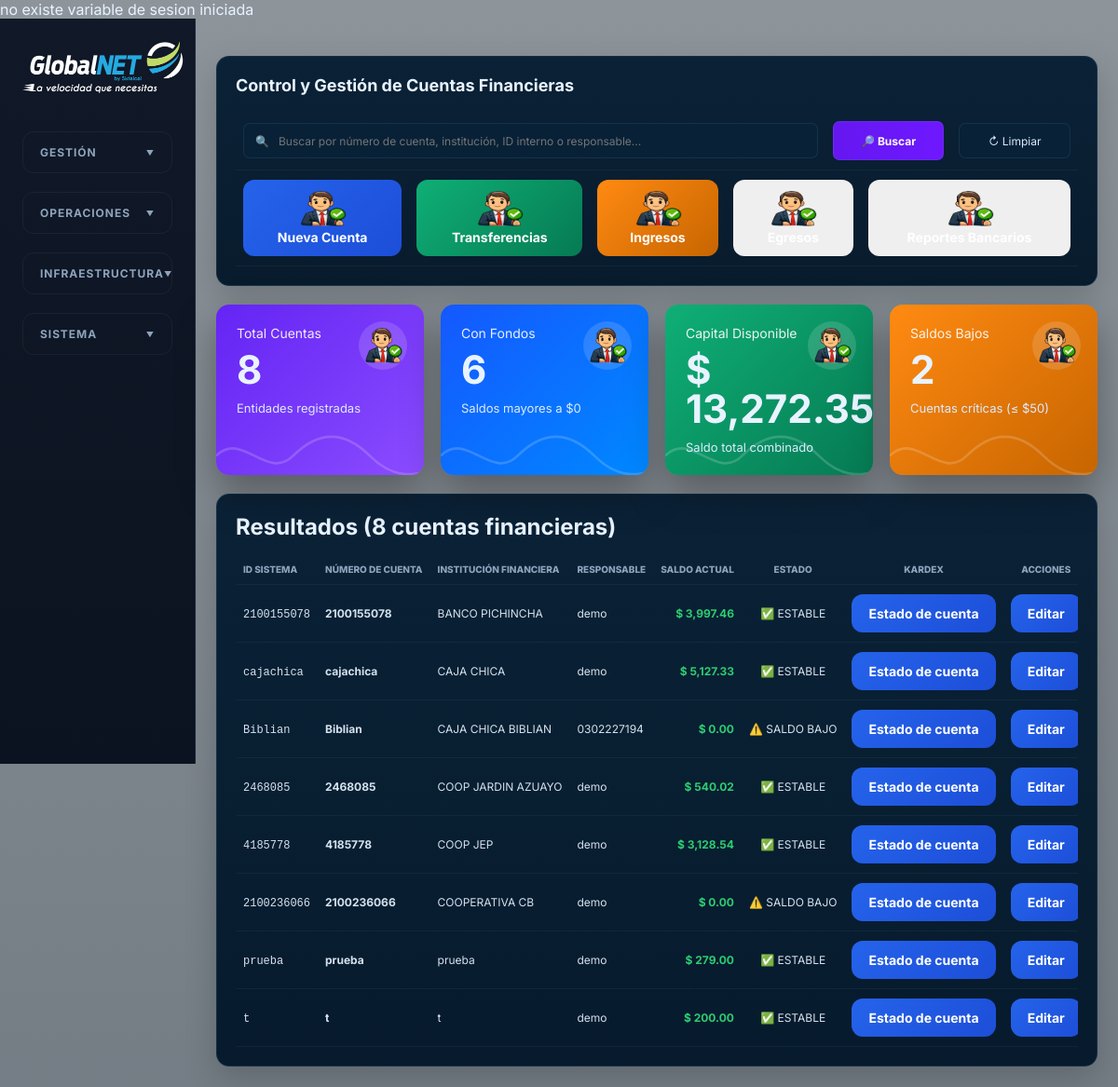
Screenshot of /cuentas/index.php with the database file from the repository.
### tables this page shows
CREATE TABLE `cuentas` (
  `numero` varchar(255) NOT NULL DEFAULT 'Sin_asignar',
  `institucion` varchar(255) NOT NULL DEFAULT 'Sin_Asignar',
  `saldo` varchar(255) NOT NULL DEFAULT '0',
  `id` varchar(255) NOT NULL DEFAULT 'Sin_asignar',
  `responsable` varchar(255) NOT NULL DEFAULT 'Sin_asignar',
  `unico` int(11) NOT NULL AUTO_INCREMENT,
  PRIMARY KEY (`unico`)
);

### cuentas/index.php (the view, shortened to what this page needs)
<!DOCTYPE html>
<html lang="es">
<head>
<?php
require('../conectar.php');
	?>
  <link rel="stylesheet" href="../css/styles.css" />
</head>
<body>
  <div class="app-shell">
    <aside class="sidebar">
  <a class="brand" href="../resumen/index.php">
    <img src="../img/logo.png" width="186" height="69" alt="Nexus ISP"/>
  </a>
  <nav class="main-nav">
    <details class="menu-section">
      <summary class="menu-label">GESTIÓN</summary>
    </details>
    <details class="menu-section">
      <summary class="menu-label">OPERACIONES</summary>
    </details>
    <details class="menu-section">
      <summary class="menu-label">INFRAESTRUCTURA</summary>
    </details>
    <details class="menu-section">
      <summary class="menu-label">SISTEMA</summary>
    </details>
  </nav>
</aside>
    <main class="content">
		<?php
$sql_total = "SELECT COUNT(*) total FROM cuentas";
$query_total = mysqli_query($con,$sql_total);
$row_total = mysqli_fetch_assoc($query_total);
$total_cuentas = $row_total['total'];
$sql_stock = "
SELECT COUNT(*) total
FROM cuentas
WHERE CAST(saldo AS DECIMAL(10,2)) > 0
";
$query_stock = mysqli_query($con,$sql_stock);
$row_stock = mysqli_fetch_assoc($query_stock);
$total_con_fondos = $row_stock['total'];
$sql_bajo = "
SELECT COUNT(*) total
FROM cuentas
WHERE CAST(saldo AS DECIMAL(10,2)) <= 50.00
";
$query_bajo = mysqli_query($con,$sql_bajo);
$row_bajo = mysqli_fetch_assoc($query_bajo);
$total_bajo = $row_bajo['total'];
$sql_valor = "
SELECT SUM(CAST(saldo AS DECIMAL(10,2))) total
FROM cuentas
";
$query_valor = mysqli_query($con,$sql_valor);
$row_valor = mysqli_fetch_assoc($query_valor);
$saldo_total = $row_valor['total'];
$buscar = isset($_GET['buscar']) ?
mysqli_real_escape_string($con,$_GET['buscar']) : '';
$where = " WHERE 1=1 ";
$sql_cuentas = "
SELECT *
FROM cuentas
$where
ORDER BY institucion ASC
";
$query_cuentas = mysqli_query($con,$sql_cuentas);
$total_resultados = mysqli_num_rows($query_cuentas);
?>
<div class="isp-dashboard">
    <div class="isp-panel">
        <div class="isp-title">
            Control y Gestión de Cuentas Financieras
        </div>
        <form method="GET">
            <table width="100%" border="0" cellspacing="10">
                <tr>
                    <td width="70%">
                        <div class="search" style="width:100%;">
                            🔍
                            <input
                                type="text"
                                name="buscar"
                                value="<?php echo htmlspecialchars($buscar); ?>"
                                placeholder="Buscar por número de cuenta, institución, ID interno o responsable..."
                            >
                        </div>
                    </td>
                    <td width="15%">
                        <button
                            type="submit"
                            class="primary boton-buscar"
                            style="width:100%;">
                            🔎 Buscar
                        </button>
                    </td>
                    <td width="15%">
                        <a href="index.php">
                            <button
                                type="button"
                                class="icon-text"
                                style="width:100%;">
                                ↻ Limpiar
                            </button>
                        </a>
                    </td>
                </tr>
            </table>
        </form>
        <div class="table-scroll">
            <table width="100%" border="0" cellspacing="10">
                <tr>
                    <td>
                        <a href="nuevo.php">
                            <button
                                class="btn-action btn-edit"
                                style="width:100%;">
                                <img src="../images/sistema/44.png" width="64" height="38" alt=""/><br>
                                Nueva Cuenta
                            </button>
                        </a>
                    </td>
                    <td>
                        <a href="../cuentas/transferencia.php?accion=cruze"">
                            <button
                                class="btn-action btn-contrato"
                                style="width:100%;">
                                <img src="../images/sistema/44.png" width="64" height="38" alt=""/><br>
                                Transferencias
                            </button>
                        </a>
                    </td>
                    <td>
                        <a href="ingreso.php?accion=ingreso">
                            <button
                                class="btn-action btn-proforma"
                                style="width:100%;">
                                <img src="../images/sistema/44.png" width="64" height="38" alt=""/><br>
                                Ingresos
                            </button>
                        </a>
                    </td>
                    <td>
                        <a href="ingreso.php?accion=egreso"">
                            <button
                                class="btn-action btn-factura"
                                style="width:100%;">
                                <img src="../images/sistema/44.png" width="64" height="38" alt=""/><br>
                            </button>
                        </a>
                    </td>
                    <td>
                        <a href="reportes.php">
                            <button
                                class="btn-action btn-corte"
                                style="width:100%;">
                                <img src="../images/sistema/44.png" width="64" height="38" alt=""/><br>
                            </button>
                        </a>
                    </td>
                </tr>
            </table>
        </div>
    </div>
    <br>
    <div class="isp-cards">
        <div class="isp-card isp-purple">
            <div class="isp-card-icon"><img src="../images/sistema/44.png" width="64" height="38" alt=""/></div>
            <div class="isp-card-title">
                Total Cuentas
            </div>
            <div class="isp-card-value">
                <?php echo $total_cuentas; ?>
            </div>
            <div class="isp-card-footer">
                Entidades registradas
            </div>
        </div>
        <div class="isp-card isp-blue">
            <div class="isp-card-icon"><img src="../images/sistema/44.png" width="64" height="38" alt=""/></div>
            <div class="isp-card-title">
                Con Fondos
            </div>
            <div class="isp-card-value">
                <?php echo $total_con_fondos; ?>
            </div>
            <div class="isp-card-footer">
                Saldos mayores a $0
            </div>
        </div>
        <div class="isp-card isp-green">
            <div class="isp-card-icon"><img src="../images/sistema/44.png" width="64" height="38" alt=""/></div>
            <div class="isp-card-title">
                Capital Disponible
            </div>
            <div class="isp-card-value">
                $ <?php echo number_format($saldo_total, 2, '.', ','); ?>
            </div>
            <div class="isp-card-footer">
                Saldo total combinado
            </div>
        </div>
        <div class="isp-card isp-orange">
            <div class="isp-card-icon"><img src="../images/sistema/44.png" width="64" height="38" alt=""/></div>
            <div class="isp-card-title">
                Saldos Bajos
            </div>
            <div class="isp-card-value">
                <?php echo $total_bajo; ?>
            </div>
            <div class="isp-card-footer">
                Cuentas críticas (≤ $50)
            </div>
        </div>
    </div>
    <div class="isp-panel">
        <div class="panel-head">
            <h2>
                Resultados (<?php echo $total_resultados; ?> cuentas financieras)
            </h2>
        </div>
        <div class="table-scroll">
            <table>
                <thead>
                    <tr>
                        <th>ID Sistema</th>
                        <th>Número de Cuenta</th>
                        <th>Institución Financiera</th>
                        <th>Responsable</th>
                        <th style="text-align: right;">Saldo Actual</th>
                        <th style="text-align: center;">Estado</th>
                        <th style="text-align: center;">Kardex</th>
                        <th style="text-align: center;">Acciones</th>
                    </tr>
                </thead>
                <tbody>
                <?php
                if($total_resultados > 0)
                {
                    while($row = mysqli_fetch_assoc($query_cuentas))
                    {
                        $saldo = (float)$row['saldo'];
                        if($saldo <= 50.00)
                        {
                            $estado = "⚠️ SALDO BAJO";
                        }
                        else
                        {
                            $estado = "✅ ESTABLE";
                        }
                ?>
                    <tr>
                        <td>
                            <code><?php echo htmlspecialchars($row['id']); ?></code>
                        </td>
                        <td>
                            <strong><?php echo htmlspecialchars($row['numero']); ?></strong>
                        </td>
                        <td>
                            <?php echo htmlspecialchars($row['institucion']); ?>
                        </td>
                        <td>
                            <?php echo htmlspecialchars($row['responsable']); ?>
                        </td>
                        <td style="text-align: right; font-weight: bold; color: #2ecc71;">
                            $ <?php echo number_format($saldo, 2, '.', ','); ?>
                        </td>
                        <td style="text-align: center; font-weight: auto;">
                            <?php echo $estado; ?>
                        </td>
                        <td style="text-align: center;">
						<form action="kardex.php" method="GET">
                                <button
                                    type="submit"
                                    class="btn-action btn-edit">
                                    Estado de cuenta
                                </button>
                            </form>
						</td>
                        <td style="text-align: center;">
                            <form action="nuevo.php" method="GET">
                                <button
                                    type="submit"
                                    class="btn-action btn-edit">
                                    Editar
                                </button>
                            </form>
                        </td>
                    </tr>
                <?php
                    }
                }
                ?>
                </tbody>
            </table>
        </div>
    </div>
</div>
		</main>
  </div>
</body>
</html>

### css/styles.css (style rules this page uses)
:root { --bg: #021220; --bg-soft: #061b2d; --panel: #071d31; --panel-2: #082239; --line: rgba(118, 168, 207, 0.12); --text: #e8f3ff; --muted: #8da4bc; --blue: #1558ff; --cyan: #00b5ff; --green: #0faf76; --red: #ff2f65; --orange: #ff8a12; --purple: #6424f4; --violet: #7207d8; --shadow: 0 18px 42px rgba(0, 0, 0, 0.34); }
* { box-sizing: border-box; }
body { margin: 0; min-height: 100vh; background: linear-gradient(rgba(2,18,32,0.45), rgba(2,18,32,0.55)), url("../images/logintransparente.png"); background-size: cover; background-position: center center; background-repeat: no-repeat; background-attachment: fixed; color: var(--text); font-family: "Inter", system-ui, -apple-system, BlinkMacSystemFont, "Segoe UI", sans-serif; letter-spacing: 0; }
button, input { font: inherit; }
button, a { color: inherit; }
.app-shell { display: grid; grid-template-columns: 224px minmax(0, 1fr); min-height: 100vh; }
.sidebar { position: sticky; top: 0; height: 100vh; padding: 22px 16px; background: linear-gradient(180deg, #05192b 0%, #061527 100%); border-right: 1px solid var(--line); overflow-y: auto; }
.brand { display: flex; align-items: center; gap: 12px; text-decoration: none; margin-bottom: 22px; }
.main-nav { display: grid; gap: 4px; }
.content { min-width: 0; padding: 26px 28px 34px; }
h1, h2, p { margin: 0; text-align: center; }
.search, .icon-text, .primary, .tabs button, .panel-head button, .table-foot button { border: 1px solid var(--line); background: rgba(8, 34, 57, 0.78); color: #dcecff; border-radius: 7px; }
.search { display: flex; align-items: center; gap: 8px; width: 236px; height: 38px; padding: 0 12px; }
.search input { min-width: 0; width: 100%; border: 0; outline: 0; background: transparent; color: var(--text); font-size: 12px; }
.icon-text, .primary, .tabs button, .panel-head button, .table-foot button { display: inline-flex; align-items: center; justify-content: center; gap: 8px; height: 38px; padding: 0 14px; cursor: pointer; }
.primary { background: linear-gradient(90deg, #6517f0, #6e18ff); color: #fff; font-weight: 700; }
.panel-head { display: flex; align-items: center; justify-content: space-between; gap: 12px; margin-bottom: 15px; }
.table-scroll { overflow-x: auto; }
table { width: 100%; border-collapse: collapse; }
th, td { text-align: left; padding: 10px 8px; border-bottom: 1px solid rgba(119, 166, 203, 0.08); white-space: nowrap; }
th { color: #8ca5bd; font-size: 10px; text-transform: uppercase; font-weight: 800; }
td { color: #d5e2ef; font-size: 12px; }
@media (max-width: 1440px) { .app-shell { grid-template-columns: 210px minmax(0, 1fr); } }
@media (max-width: 1440px) { .content { padding: 22px; } }
.isp-dashboard { width:100%; }
.isp-cards { display:grid; grid-template-columns:repeat(auto-fit,minmax(220px,1fr)); gap:18px; margin-bottom:20px; }
.isp-card { position:relative; overflow:hidden; min-height:130px; padding:22px; border-radius:14px; box-shadow:var(--shadow); }
.isp-card::after { content:""; position:absolute; left:0; bottom:0; width:100%; height:55px; opacity:.7; background-size:cover; }
.isp-purple { background:linear-gradient(135deg,#6424f4,#8b4cff); }
.isp-blue { background:linear-gradient(135deg,#1558ff,#0088ff); }
.isp-green { background:linear-gradient(135deg,#0faf76,#067a53); }
.isp-orange { background:linear-gradient(135deg,#ff8a12,#c76500); }
.isp-card-title { font-size:14px; color:#fff; opacity:.9; }
.isp-card-value { margin-top:10px; font-size:42px; font-weight:700; line-height:1; }
.isp-card-footer { margin-top:12px; font-size:13px; color:#dcecff; }
.isp-card-icon { position:absolute; right:18px; top:18px; width:52px; height:52px; border-radius:50%; background:rgba(255,255,255,.14); display:flex; align-items:center; justify-content:center; font-size:24px; }
.isp-panel { background:linear-gradient(180deg, rgba(8, 31, 52, 0.98), rgba(5, 25, 43, 0.98)); border:1px solid var(--line); border-radius:14px; padding:20px; box-shadow:0 12px 34px rgba(0,0,0,.18); }
.isp-title { font-size:18px; font-weight:700; margin-bottom:18px; }
.boton-buscar { width:100%; height:42px; }
.btn-action { border:none; padding:12px 18px; border-radius:12px; cursor:pointer; font-size:14px; font-weight:700; color:#fff; transition:.3s; }
.btn-edit { background:linear-gradient(135deg,#2563eb,#1d4ed8); }
.btn-contrato { background:linear-gradient(135deg,#0faf76,#067a53); }
.btn-proforma { background:linear-gradient(135deg,#ff8a12,#c76500); }

### rows the page displays
cuentas: id "2100155078", numero "2100155078", institucion "BANCO PICHINCHA", responsable "demo", saldo "3,997.46", saldo "✅ ESTABLE"
cuentas: id "cajachica", numero "cajachica", institucion "CAJA CHICA", responsable "demo", saldo "5,127.33", saldo "✅ ESTABLE"
cuentas: id "Biblian", numero "Biblian", institucion "CAJA CHICA BIBLIAN", responsable "0302227194", saldo "0.00", saldo "⚠️ SALDO BAJO"
cuentas: id "2468085", numero "2468085", institucion "COOP JARDIN AZUAYO", responsable "demo", saldo "540.02", saldo "✅ ESTABLE"
cuentas: id "4185778", numero "4185778", institucion "COOP JEP", responsable "demo", saldo "3,128.54", saldo "✅ ESTABLE"
cuentas: id "2100236066", numero "2100236066", institucion "COOPERATIVA CB", responsable "demo", saldo "0.00", saldo "⚠️ SALDO BAJO"
cuentas: id "prueba", numero "prueba", institucion "prueba", responsable "demo", saldo "279.00", saldo "✅ ESTABLE"
cuentas: id "t", numero "t", institucion "t", responsable "demo", saldo "200.00", saldo "✅ ESTABLE"

### other values shown
$total_cuentas "8"
$total_con_fondos "6"
$saldo_total "13,272.35"
$total_bajo "2"
$total_resultados "8"
